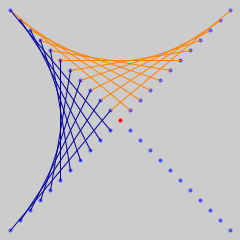
Frame 1 (no input)
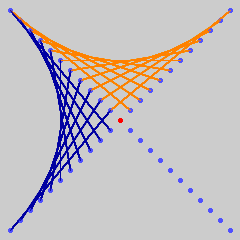
Frame 60 (the mouse pressed at the canvas centre just before this capture)
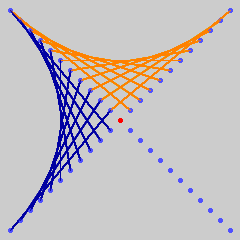
Frame 120 (the mouse held since frame 60 and released just before this capture)

The Processing sketch that drew these frames (run headless with seeded random() and noise(); from frame 60 on, the mouse is pressed at the canvas centre):

// Processing sketch: string_art
// ── string_art.pde
void setup() {
  size(240, 240);

}

void draw() {
  // desenha os pontos
  strokeWeight(4);
  
  stroke(#5050ff); // azul claro
  point(10, 10);
  point(20, 20);
  point(30, 30);
  point(40, 40);
  point(50, 50);
  point(60, 60);
  point(70, 70);
  point(80, 80);
  point(90, 90);
  point(100, 100);
  point(110, 110);
  //point(120, 120);
  point(130, 130);
  point(140, 140);
  point(150, 150);
  point(160, 160);
  point(170, 170);
  point(180, 180);
  point(190, 190);
  point(200, 200);
  point(210, 210);
  point(220, 220);
  point(230, 230);

  point(10, 230);
  point(20, 220);
  point(30, 210);
  point(40, 200);
  point(50, 190);
  point(60, 180);
  point(70, 170);
  point(80, 160);
  point(90, 150);
  point(100, 140);
  point(110, 130);
  //point(120,120);
  point(130, 110);
  point(140, 100);
  point(150, 90);
  point(160, 80);
  point(170, 70);
  point(180, 60);
  point(190, 50);
  point(200, 40);
  point(210, 30);
  point(220, 20);
  point(230, 10);

  stroke(#ff0000); // vermelho
  point(120, 120);

// desenha linhas
  strokeWeight(1);
  
  stroke(#ff8000); // laranja
  line(10, 10, 130, 110);
  line(20, 20, 140, 100);
  line(30, 30, 150, 90);
  line(40, 40, 160, 80);
  line(50, 50, 170, 70);
  line(60, 60, 180, 60);
  line(70, 70, 190, 50);
  line(80, 80, 200, 40);
  line(90, 90, 210, 30);
  line(100, 100, 220, 20);
  line(110, 110, 230, 10);
  
  stroke(#0000a0); // azul
  
line(10,10,110,130);
line(20,20,100,140);
line(30,30,90,150);
line(40,40,80,160);
line(50,50,70,170);
line(60,60,60,180);
line(70,70,50,190);
line(80,80,40,200);
line(90,90,30,210);
line(100,100,20,220);
line(110,110,10,230);

}
